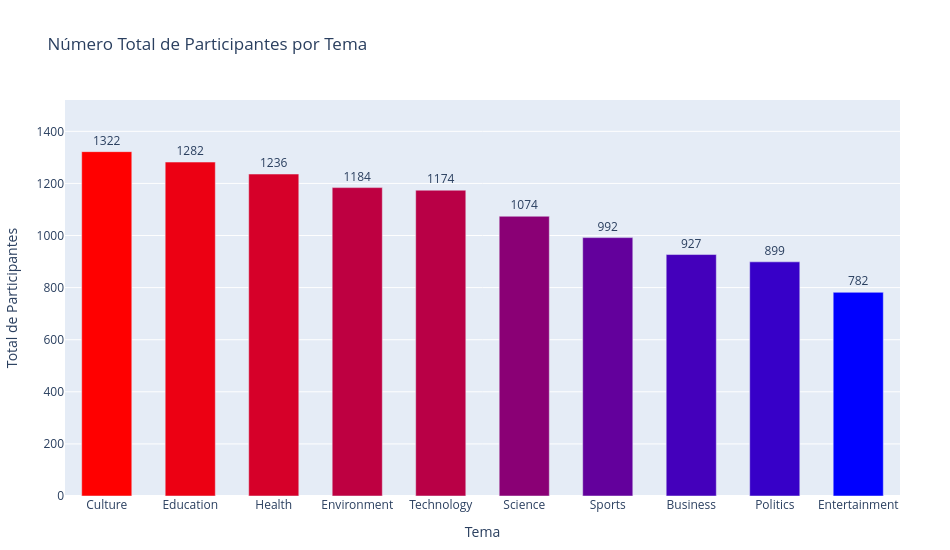

The notebook cell saved with this chart:
### Code cell
import pandas as pd
import plotly.express as px

df = pd.read_csv('versao_final.csv', sep=';', skiprows=1)

df_participantes = df.groupby('subject').size().reset_index(name='total_participantes')

df_participantes = df_participantes.sort_values(by='total_participantes', ascending=False)


fig = px.bar(
    df_participantes, 
    x='subject',          
    y='total_participantes',           
    title='Número Total de Participantes por Tema',
    color='total_participantes',         
    color_continuous_scale='Bluered',    
    text_auto=True                       
)

fig.update_traces(
    width=0.6,
    textposition='outside'              
)

fig.update_layout(
    margin=dict(t=100, b=50, l=50, r=50), 
    width=950,  
    height=550,
    xaxis_title="Tema",
    yaxis_title="Total de Participantes",
    yaxis=dict(range=[0, df_participantes['total_participantes'].max() * 1.15]), # Evita cortes
    coloraxis_showscale=False            
)

fig.show()

### Figure 1 — Plotly figure (JSON) as saved in the notebook; plotly's stock layout.template omitted (floating-point values rounded to 4 significant figures)
{"data": [{"alignmentgroup": "True", "hovertemplate": "subject=%{x}<br>total_participantes=%{marker.color}<extra></extra>", "legendgroup": "", "marker": {"color": [1322, 1282, 1236, 1184, 1174, 1074, 992, 927, 899, 782], "coloraxis": "coloraxis", "pattern": {"shape": ""}}, "name": "", "offsetgroup": "", "orientation": "v", "showlegend": false, "textposition": "outside", "texttemplate": "%{y}", "type": "bar", "width": 0.6, "x": ["Culture", "Education", "Health", "Environment", "Technology", "Science", "Sports", "Business", "Politics", "Entertainment"], "xaxis": "x", "y": [1322, 1282, 1236, 1184, 1174, 1074, 992, 927, 899, 782], "yaxis": "y"}], "layout": {"barmode": "relative", "coloraxis": {"colorbar": {"title": {"text": "total_participantes"}}, "colorscale": [[0, "rgb(0,0,255)"], [1, "rgb(255,0,0)"]], "showscale": false}, "height": 550, "legend": {"tracegroupgap": 0}, "margin": {"b": 50, "l": 50, "r": 50, "t": 100}, "title": {"text": "Número Total de Participantes por Tema"}, "width": 950, "xaxis": {"anchor": "y", "autorange": true, "domain": [0, 1], "range": [-0.5, 9.5], "title": {"text": "Tema"}, "type": "category"}, "yaxis": {"anchor": "x", "domain": [0, 1], "range": [0, 1520.0], "title": {"text": "Total de Participantes"}, "type": "linear"}}}
